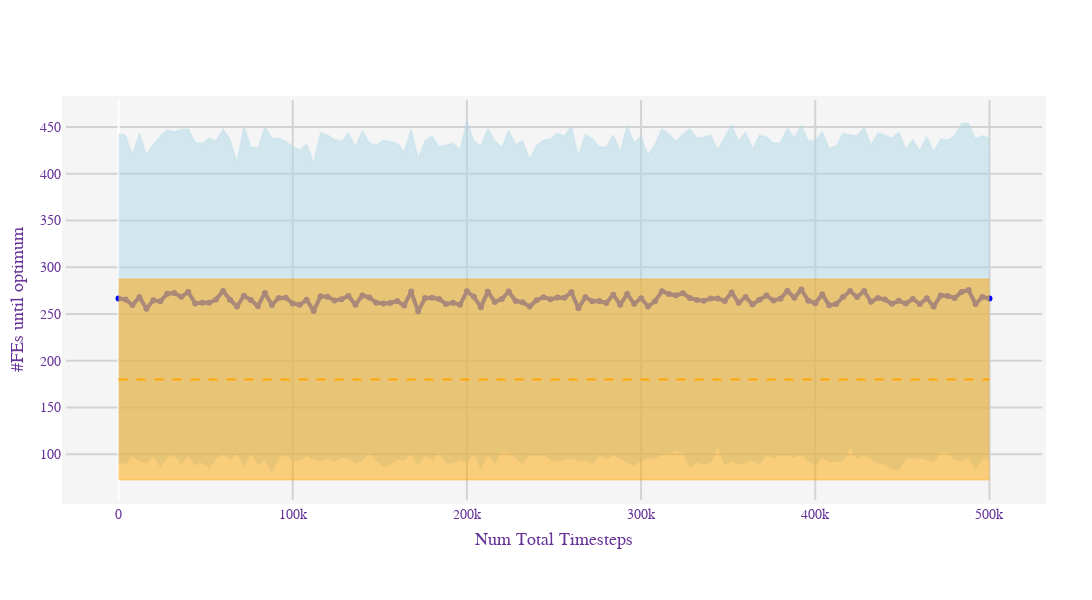
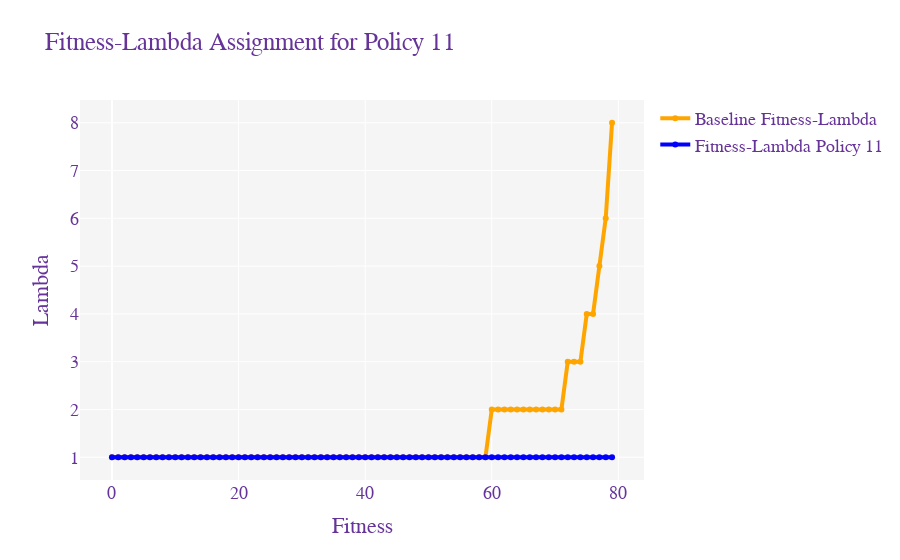
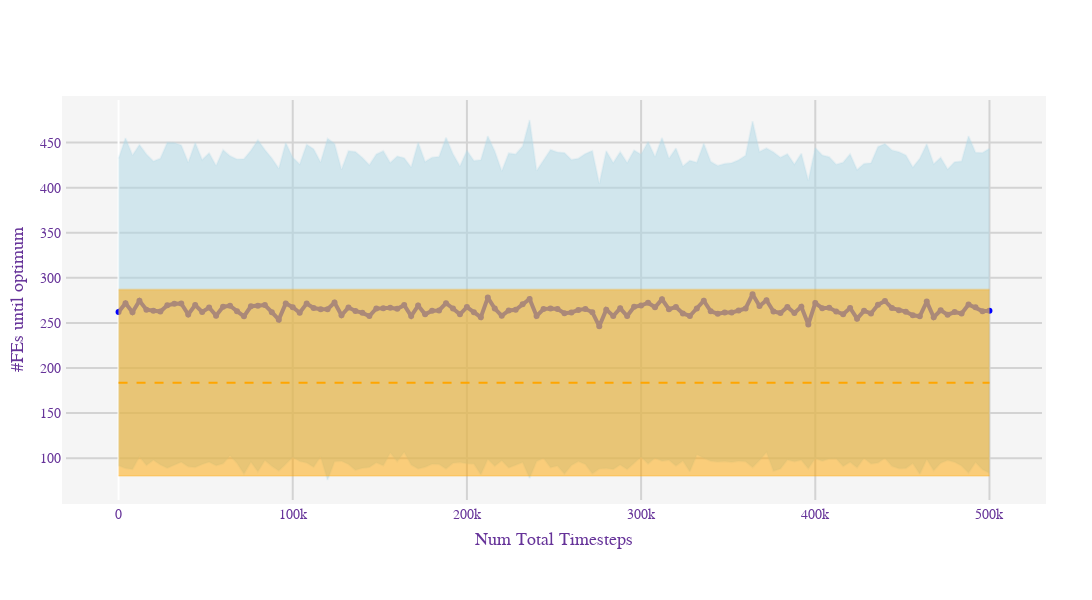
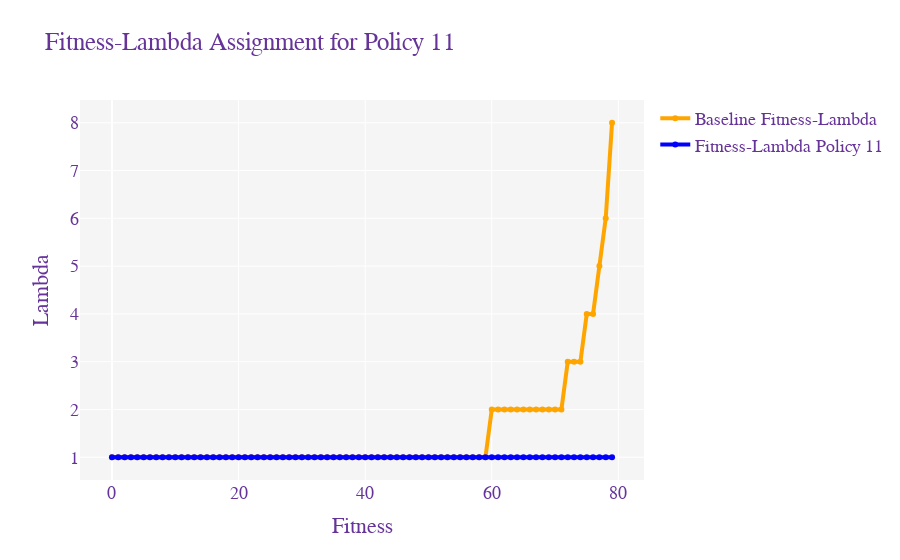

The code cell stored with these charts, in order, in its notebook:
### Code cell
visualize.diagrams(db_path_str_or_db_paths_list = matching_paths, xaxis_choice = "num_total_timesteps", yaxis_choice = "num_function_evaluations")
